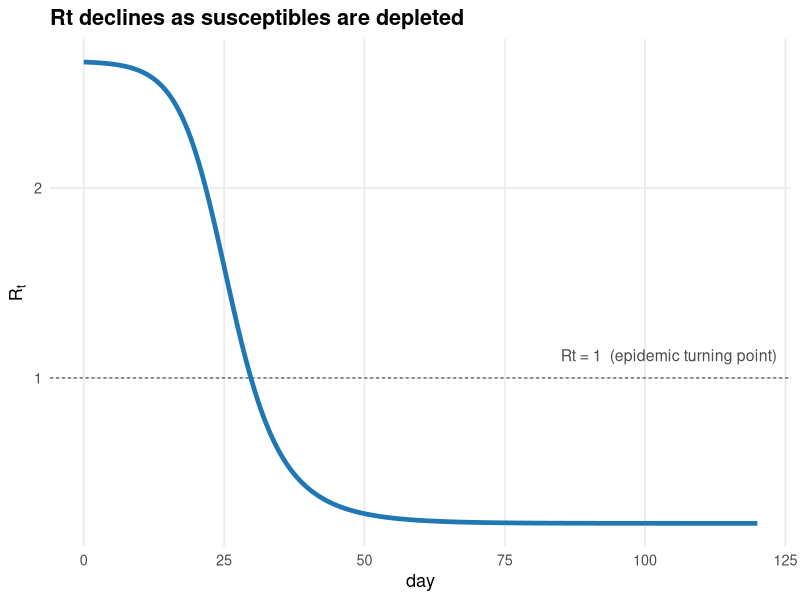
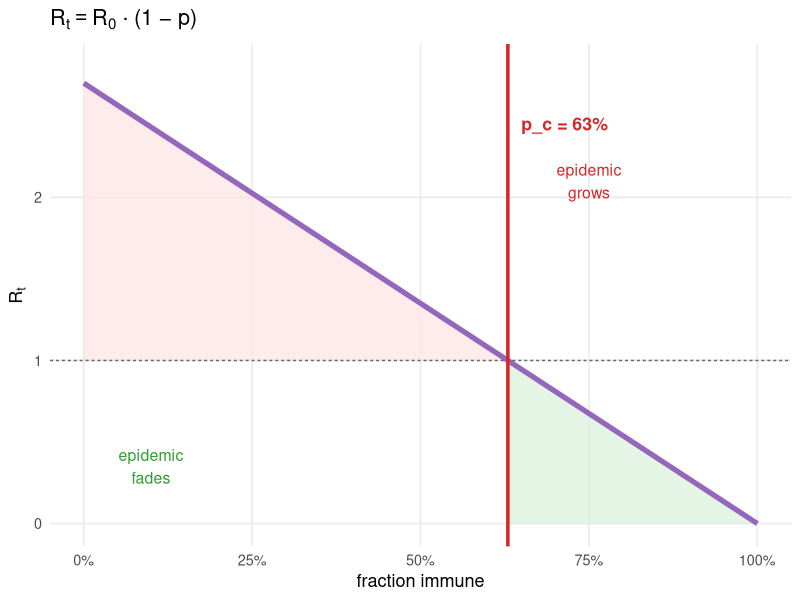
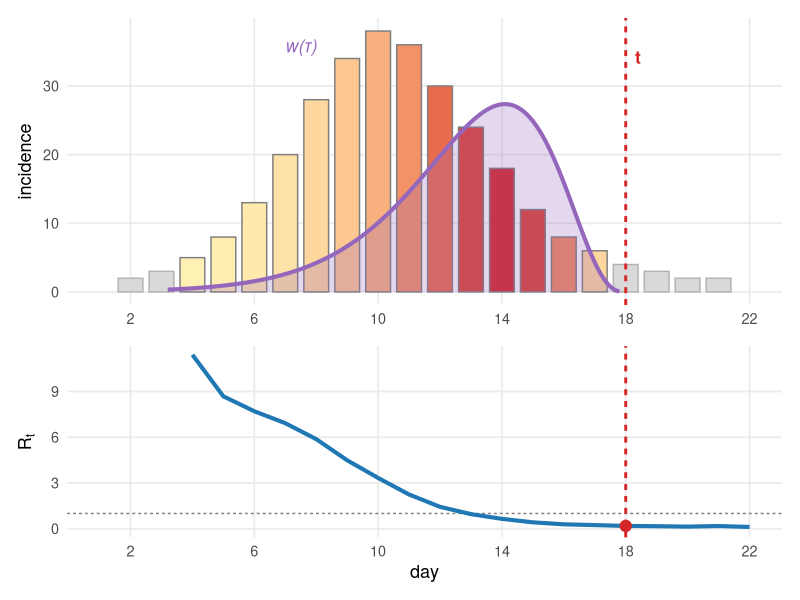
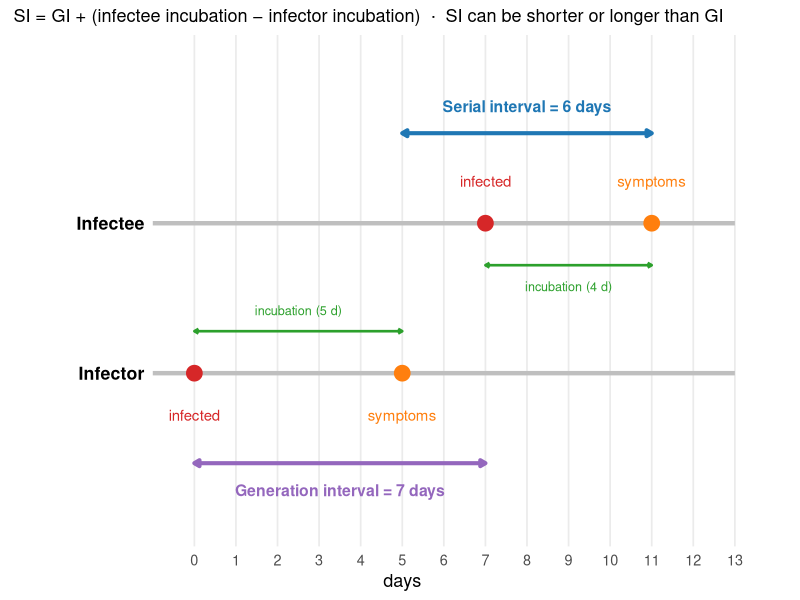
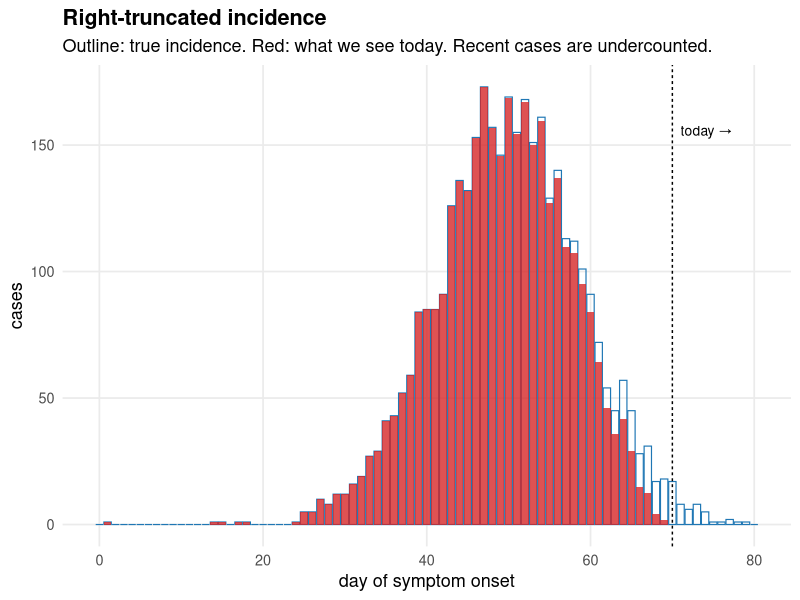
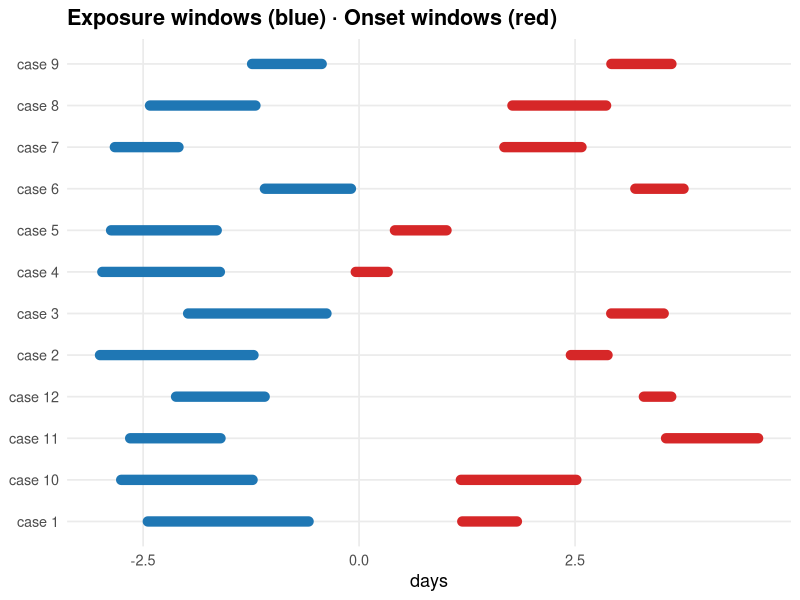
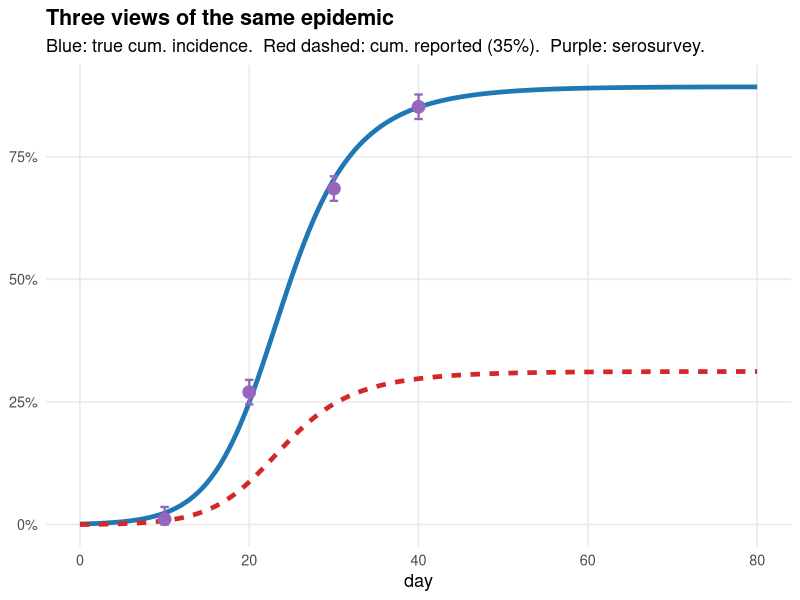
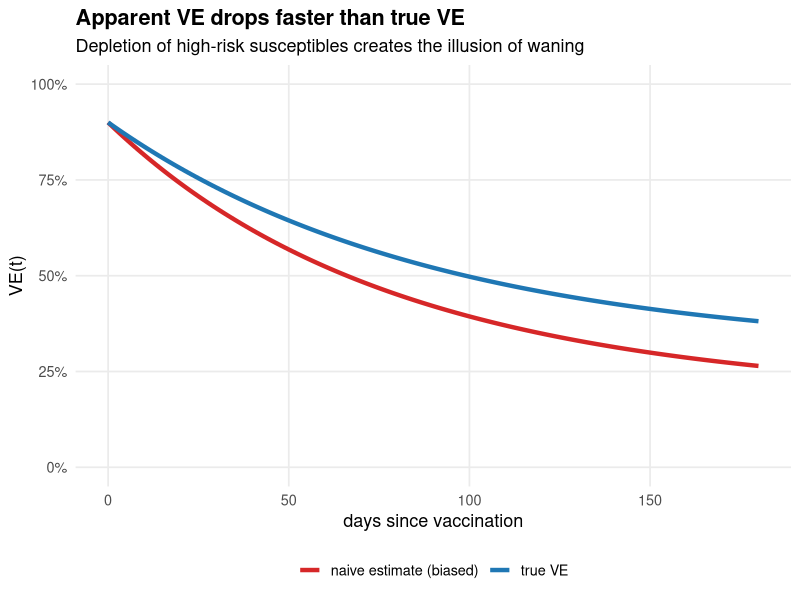

The R source for these figures, in order:
## ---- chunk 1
#| include: false
suppressPackageStartupMessages({
  library(ggplot2)
  library(dplyr)
  library(tidyr)
  library(deSolve)
  library(patchwork)
})
theme_set(theme_minimal(base_size = 13) +
  theme(panel.grid.minor = element_blank(),
        plot.title = element_text(face = "bold")))
pal <- c(S = "#1f77b4", E = "#9467bd", I = "#d62728", R = "#2ca02c", D = "#7f7f7f")
sir <- function(t, y, p) {
  with(as.list(c(y, p)), {
    dS <- -beta * S * I / N
    dI <-  beta * S * I / N - gamma * I
    dR <-  gamma * I
    list(c(dS, dI, dR))
  })
}
## ---- chunk 2
#| fig-height: 4.2
out <- as.data.frame(ode(c(S = 0.999, I = 0.001, R = 0),
                         seq(0, 120, 0.5), sir,
                         parms = c(beta = 0.4, gamma = 0.15, N = 1)))
out$Rt <- (0.4 / 0.15) * out$S
ggplot(out, aes(time, Rt)) +
  geom_hline(yintercept = 1, linetype = "22", colour = "grey40") +
  geom_line(linewidth = 1.6, colour = "#1f77b4") +
  annotate("text", x = 85, y = 1.12, label = "Rt = 1  (epidemic turning point)",
           colour = "grey30", size = 4, hjust = 0) +
  labs(x = "day", y = expression(R[t]),
       title = "Rt declines as susceptibles are depleted")
## ---- chunk 3
#| fig-height: 4.0
R0 <- 2.7
pc <- 1 - 1 / R0
p  <- seq(0, 1, 0.005)
df <- tibble(p, Rt = R0 * (1 - p))
ggplot(df, aes(p, Rt)) +
  geom_ribbon(data = filter(df, p <= pc),
              aes(ymin = 1, ymax = Rt), fill = "#fde2e2", alpha = 0.7) +
  geom_ribbon(data = filter(df, p >= pc),
              aes(ymin = 0, ymax = pmin(Rt, 1)), fill = "#d9f1d9", alpha = 0.7) +
  geom_line(linewidth = 1.8, colour = "#9467bd") +
  geom_hline(yintercept = 1, linetype = "22", colour = "grey40") +
  geom_vline(xintercept = pc, colour = "#d62728", linewidth = 1.2) +
  annotate("text", x = pc + 0.02, y = 2.45,
           label = sprintf("p_c = %.0f%%", pc * 100),
           colour = "#d62728", hjust = 0, size = 4.5, fontface = "bold") +
  annotate("text", x = 0.1,  y = 0.35, label = "epidemic\nfades",  colour = "#2ca02c", size = 4) +
  annotate("text", x = 0.75, y = 2.1,  label = "epidemic\ngrows",  colour = "#d62728", size = 4) +
  scale_x_continuous(labels = scales::percent, limits = c(0, 1)) +
  scale_y_continuous(limits = c(0, 2.8)) +
  labs(x = "fraction immune", y = expression(R[t]),
       title = expression(R[t] == R[0] * " · (1 − p)"))
## ---- chunk 4
#| fig-height: 4.8
set.seed(42)
days  <- 1:22
cases <- c(1,2,3,5,8,13,20,28,34,38,36,30,24,18,12,8,6,4,3,2,2,1)
t_now <- 18
tau_max <- 15
gi <- function(tau) dgamma(tau, shape = 4, rate = 4/5.2)

df <- tibble(day = days, cases = cases) |>
  mutate(tau = t_now - day,
         w   = ifelse(tau > 0, gi(tau), 0),
         in_window = tau > 0 & tau < tau_max)
w_sum <- sum(df$w[df$in_window])
df    <- mutate(df, w_norm = w / w_sum)

tau_s <- seq(0.2, tau_max - 0.2, 0.1)
gi_df <- tibble(tau = tau_s, day = t_now - tau_s, dens = gi(tau_s))
sc    <- max(cases) * 0.72 / max(gi_df$dens)
gi_df <- mutate(gi_df, dens_sc = dens * sc)

# Rt via renewal equation
Rt_est <- rep(NA_real_, length(days))
for (i in seq_along(days)) {
  t    <- days[i]
  lags <- seq_len(min(t - 1L, tau_max))
  if (length(lags) == 0L) next
  denom <- sum(cases[t - lags] * gi(lags))
  if (denom > 0) Rt_est[i] <- cases[t] / denom
}
rt_df <- tibble(day = days, Rt = Rt_est) |> filter(!is.na(Rt), day > 3)

# Top: incidence + GI curve
p_inc <- ggplot() +
  geom_col(data = filter(df, !in_window),
           aes(day, cases), fill = "grey85", colour = "grey70", width = 0.8) +
  geom_col(data = filter(df, in_window),
           aes(day, cases, fill = w_norm), colour = "grey50", width = 0.8) +
  scale_fill_gradient(low = "#fff0b3", high = "#d62728", guide = "none") +
  geom_ribbon(data = gi_df, aes(day, ymin = 0, ymax = dens_sc),
              fill = "#9467bd", alpha = 0.25) +
  geom_line(data = gi_df, aes(day, dens_sc), colour = "#9467bd", linewidth = 1.4) +
  geom_vline(xintercept = t_now, colour = "#d62728", linewidth = 1, linetype = "22") +
  annotate("text", x = t_now + 0.3, y = max(cases) * 0.9,
           label = "t", colour = "#d62728", hjust = 0, fontface = "bold", size = 4.5) +
  annotate("text", x = 7.5, y = sc * gi(5.5) * 1.6,
           label = "w(τ)", colour = "#9467bd", size = 4.5, fontface = "italic") +
  scale_x_continuous(breaks = seq(2, 22, 4), limits = c(1, 22)) +
  labs(x = NULL, y = "incidence")

# Bottom: Rt
p_rt <- ggplot(rt_df, aes(day, Rt)) +
  geom_hline(yintercept = 1, linetype = "22", colour = "grey50") +
  geom_line(colour = "#1f77b4", linewidth = 1.4) +
  geom_point(data = filter(rt_df, day == t_now),
             colour = "#d62728", size = 3.5) +
  geom_vline(xintercept = t_now, colour = "#d62728", linewidth = 1, linetype = "22") +
  scale_x_continuous(breaks = seq(2, 22, 4), limits = c(1, 22)) +
  scale_y_continuous(limits = c(0, NA)) +
  labs(x = "day", y = expression(R[t]))

p_inc / p_rt + plot_layout(heights = c(3, 2))
## ---- chunk 5
#| fig-height: 4.2
# Example timeline: infector (A) and infectee (B)
t_A <- 0;  inc_A <- 5;  s_A <- t_A + inc_A   # infected day 0, symptoms day 5
t_B <- 7;  inc_B <- 4;  s_B <- t_B + inc_B   # infected day 7, symptoms day 11
GI_val <- t_B - t_A   # 7
SI_val <- s_B - s_A   # 6

col_inf <- "#d62728"; col_sym <- "#ff7f0e"
col_gi  <- "#9467bd"; col_si  <- "#1f77b4"; col_inc <- "#2ca02c"

ggplot() +
  # Timeline bars
  geom_segment(aes(x = -1, xend = 13, y = 1, yend = 1), colour = "grey75", linewidth = 1.5) +
  geom_segment(aes(x = -1, xend = 13, y = 2, yend = 2), colour = "grey75", linewidth = 1.5) +
  # Event dots
  geom_point(aes(x = c(t_A, s_A), y = c(1, 1), colour = c("infected", "symptoms")),
             size = 5, show.legend = FALSE) +
  geom_point(aes(x = c(t_B, s_B), y = c(2, 2), colour = c("infected", "symptoms")),
             size = 5, show.legend = FALSE) +
  scale_colour_manual(values = c(infected = col_inf, symptoms = col_sym)) +
  # Event labels
  annotate("text", x = c(t_A, s_A), y = 0.72,
           label = c("infected", "symptoms"), colour = c(col_inf, col_sym),
           size = 3.8, hjust = 0.5) +
  annotate("text", x = c(t_B, s_B), y = 2.28,
           label = c("infected", "symptoms"), colour = c(col_inf, col_sym),
           size = 3.8, hjust = 0.5) +
  # Incubation brackets
  annotate("segment", x = t_A, xend = s_A, y = 1.28, yend = 1.28,
           colour = col_inc, linewidth = 0.9,
           arrow = arrow(ends = "both", length = unit(0.12, "cm"))) +
  annotate("text", x = (t_A + s_A)/2, y = 1.42,
           label = sprintf("incubation (%d d)", inc_A),
           colour = col_inc, size = 3.2, hjust = 0.5) +
  annotate("segment", x = t_B, xend = s_B, y = 1.72, yend = 1.72,
           colour = col_inc, linewidth = 0.9,
           arrow = arrow(ends = "both", length = unit(0.12, "cm"))) +
  annotate("text", x = (t_B + s_B)/2, y = 1.58,
           label = sprintf("incubation (%d d)", inc_B),
           colour = col_inc, size = 3.2, hjust = 0.5) +
  # GI bracket
  annotate("segment", x = t_A, xend = t_B, y = 0.40, yend = 0.40,
           colour = col_gi, linewidth = 1.4,
           arrow = arrow(ends = "both", length = unit(0.15, "cm"), type = "closed")) +
  annotate("text", x = (t_A + t_B)/2, y = 0.22,
           label = sprintf("Generation interval = %d days", GI_val),
           colour = col_gi, size = 4, fontface = "bold") +
  # SI bracket
  annotate("segment", x = s_A, xend = s_B, y = 2.60, yend = 2.60,
           colour = col_si, linewidth = 1.4,
           arrow = arrow(ends = "both", length = unit(0.15, "cm"), type = "closed")) +
  annotate("text", x = (s_A + s_B)/2, y = 2.78,
           label = sprintf("Serial interval = %d days", SI_val),
           colour = col_si, size = 4, fontface = "bold") +
  # Person labels
  annotate("text", x = -1.2, y = c(1, 2),
           label = c("Infector", "Infectee"),
           hjust = 1, size = 4.5, fontface = "bold") +
  scale_x_continuous(breaks = 0:13, limits = c(-3.5, 13.5)) +
  scale_y_continuous(limits = c(0, 3.1)) +
  labs(x = "days", y = NULL,
       subtitle = "SI = GI + (infectee incubation − infector incubation)  ·  SI can be shorter or longer than GI") +
  theme(axis.text.y = element_blank(), axis.ticks.y = element_blank(),
        panel.grid.major.y = element_blank(), panel.grid.minor = element_blank(),
        panel.grid.major.x = element_line(colour = "grey92"))
## ---- chunk 6
set.seed(3)
days <- 0:80
mu <- 160 * dnorm(days, 50, 9) / max(dnorm(days, 50, 9))
true_inc <- rpois(length(days), pmax(mu, 0.4))
delay_pmf <- dgamma(0:30, shape = 2, rate = 0.4)
delay_pmf <- delay_pmf / sum(delay_pmf)
today <- 70
reported <- rep(0, length(days))
for (d in seq_along(days)) {
  for (k in 0:30) {
    if (days[d] + k <= today)
      reported[d] <- reported[d] + true_inc[d] * delay_pmf[k+1]
  }
}
df <- tibble(day = days, `true incidence` = true_inc, `reported by today` = reported) |>
  pivot_longer(-day)
ggplot(df, aes(day, value, fill = name)) +
  geom_col(data = filter(df, name == "true incidence"),
           fill = NA, colour = "#1f77b4", linewidth = 0.4) +
  geom_col(data = filter(df, name == "reported by today"),
           fill = "#d62728", alpha = 0.8) +
  geom_vline(xintercept = today, linetype = "22") +
  annotate("text", x = today + 1, y = max(true_inc) * 0.9,
           label = "today →", hjust = 0, size = 3.5) +
  labs(x = "day of symptom onset", y = "cases",
       title = "Right-truncated incidence",
       subtitle = "Outline: true incidence. Red: what we see today. Recent cases are undercounted.")
## ---- chunk 7
set.seed(11)
n <- 12
df <- tibble(
  case = factor(paste("case", seq_len(n))),
  EL = runif(n, -3, -1), ER = EL + runif(n, 0.5, 2),
  OL = ER + runif(n, 1.5, 6), OR = OL + runif(n, 0.3, 1.5)
)
ggplot(df) +
  geom_segment(aes(x = EL, xend = ER, y = case, yend = case),
               colour = "#1f77b4", linewidth = 3.5, lineend = "round") +
  geom_segment(aes(x = OL, xend = OR, y = case, yend = case),
               colour = "#d62728", linewidth = 3.5, lineend = "round") +
  labs(x = "days", y = NULL,
       title = "Exposure windows (blue) · Onset windows (red)")
## ---- chunk 8
set.seed(5)
out_sero <- as.data.frame(ode(c(S = 0.999, I = 0.001, R = 0),
                              seq(0, 80, 0.5), sir,
                              parms = c(beta = 0.45, gamma = 0.18, N = 1)))
out_sero$cum_inc <- 1 - out_sero$S
sample_t <- c(10, 20, 30, 40)
samp <- tibble(t = sample_t,
               true = approx(out_sero$time, out_sero$cum_inc, sample_t)$y) |>
  mutate(observed = pmin(1, pmax(0, true + rnorm(n(), 0, 0.015))))
new_inf <- c(0, -diff(out_sero$S))
out_sero$cum_reported <- cumsum(pmax(0, new_inf)) * 0.35
ggplot() +
  geom_line(data = out_sero, aes(time, cum_inc),
            colour = "#1f77b4", linewidth = 1.6) +
  geom_line(data = out_sero, aes(time, cum_reported),
            colour = "#d62728", linewidth = 1.6, linetype = "22") +
  geom_point(data = samp, aes(t, observed), size = 4, colour = "#9467bd") +
  geom_errorbar(data = samp,
                aes(x = t, ymin = pmax(0, observed - 0.025), ymax = pmin(1, observed + 0.025)),
                width = 1, colour = "#9467bd", linewidth = 0.8) +
  scale_y_continuous(labels = scales::percent, limits = c(0, NA)) +
  labs(x = "day", y = NULL,
       title = "Three views of the same epidemic",
       subtitle = "Blue: true cum. incidence.  Red dashed: cum. reported (35%).  Purple: serosurvey.")
## ---- chunk 9
t <- seq(0, 180, 1)
true_VE  <- 0.3 + 0.6 * exp(-t / 90)
naive_VE <- true_VE - 0.12 * (1 - exp(-t / 50))
tibble(t, `true VE` = true_VE, `naive estimate (biased)` = naive_VE) |>
  pivot_longer(-t) |>
  ggplot(aes(t, value, colour = name)) +
  geom_line(linewidth = 1.5) +
  scale_colour_manual(values = c(`true VE` = "#1f77b4",
                                 `naive estimate (biased)` = "#d62728")) +
  scale_y_continuous(limits = c(0, 1), labels = scales::percent) +
  labs(x = "days since vaccination", y = "VE(t)", colour = NULL,
       title = "Apparent VE drops faster than true VE",
       subtitle = "Depletion of high-risk susceptibles creates the illusion of waning") +
  theme(legend.position = "bottom")
## ---- chunk 10
set.seed(8)
weeks <- 1:60
baseline <- 1000 + 20 * sin(2 * pi * weeks / 52)
epi_signal <- 700 * dnorm(weeks, 35, 5) / max(dnorm(weeks, 35, 5))
observed <- baseline + epi_signal + rnorm(length(weeks), 0, 25)
tibble(week = weeks, baseline, observed) |>
  ggplot(aes(week)) +
  geom_ribbon(aes(ymin = baseline, ymax = observed), fill = "#fff2cc", alpha = 0.9) +
  geom_line(aes(y = observed), colour = "#d62728", linewidth = 1.4) +
  geom_line(aes(y = baseline), colour = "#1f77b4", linewidth = 1.4, linetype = "22") +
  annotate("text", x = 35, y = 1500, label = "excess", colour = "#5a4500",
           size = 4.5, fontface = "bold") +
  labs(x = "week", y = "weekly deaths",
       title = "Excess mortality = area between curves",
       subtitle = "Blue dashed: expected baseline. Red: observed.")
